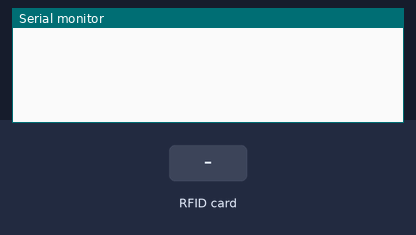
A sketch run on a simulated ESP32. Shown: the last lines printed to the serial monitor. Inputs (shaded band) come from the test bench.

Above: at 1.3 s.
1.4 s: RFID card 13 60 BC 1D held to the reader
At 2.4 s:
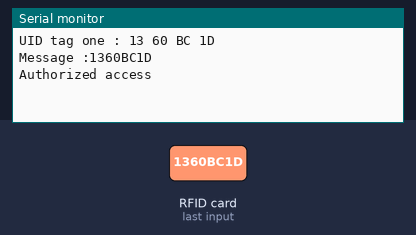
2.9 s: RFID card E3 36 CA 11 held to the reader
At 3.8 s:
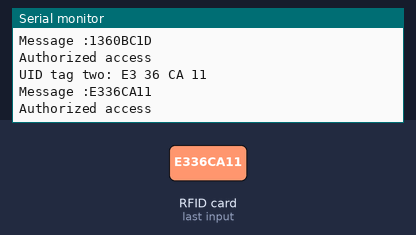
4.4 s: RFID card 5E 7A 19 C4 held to the reader
At 5.1 s:
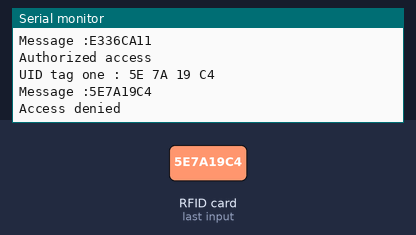
5.9 s: RFID card 13 60 BC 1D held to the reader
At 6.5 s:
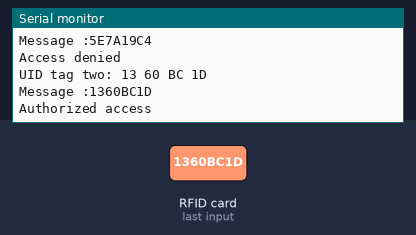
7.4 s: RFID card 5E 7A 19 C4 held to the reader
At 8.1 s:
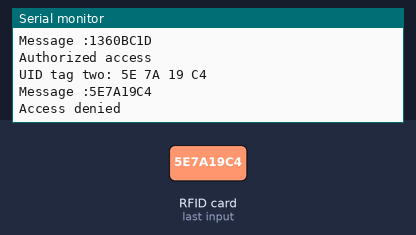
8.9 s: RFID card E3 36 CA 11 held to the reader
At 9.5 s:
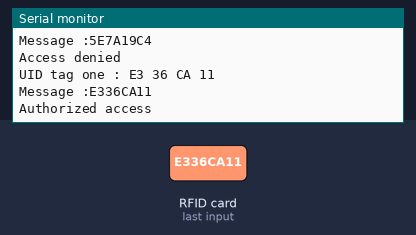

The sketch:

rfid_test.ino
```cpp
#include <SPI.h>
#include <MFRC522.h>

#define RST_PIN 22
#define SS_PIN 5
// Slave Select pin
#define RST_PIN_2 22
#define SDA_PIN_2 21  // Slave Select pin

MFRC522 mfrc522(SS_PIN, RST_PIN);        // Create MFRC522 instance
MFRC522 akrfc(SDA_PIN_2, RST_PIN_2);  // Create MFRC522 instance

void setup() {
  Serial.begin(115200);
  SPI.begin();           // Init SPI bus
  mfrc522.PCD_Init();    // Init MFRC522
  akrfc.PCD_Init();  // Init MFRC522
}

void loop() {
  rfid_one();
  rfid_two();
}

void rfid_one() {
  if (mfrc522.PICC_IsNewCardPresent() && mfrc522.PICC_ReadCardSerial()) {
    // Show UID on serial monitor
    Serial.print("UID tag one :");
    String content = "";
    byte letter;
    for (byte i = 0; i < mfrc522.uid.size; i++) {
      Serial.print(mfrc522.uid.uidByte[i] < 0x10 ? " 0" : " ");
      Serial.print(mfrc522.uid.uidByte[i], HEX);
      content.concat(String(mfrc522.uid.uidByte[i] < 0x10 ? "0" : ""));
      content.concat(String(mfrc522.uid.uidByte[i], HEX));
    }
    Serial.println();
    Serial.print("Message :");
    content.toUpperCase();
    Serial.println(content);
    if (content == "1360BC1D") {
      Serial.println("Authorized access");
      // Perform actions for authorized access here
    } else if (content == "E336CA11") {
      Serial.println("Authorized access");
    } else {
      Serial.println("Access denied");
    }
    delay(1000);
  }
}

void rfid_two() {
  if (akrfc.PICC_IsNewCardPresent() && akrfc.PICC_ReadCardSerial()) {
    // Show UID on serial monitor
    Serial.print("UID tag two:");
    String content = "";
    byte letter;
    for (byte i = 0; i < akrfc.uid.size; i++) {
      Serial.print(akrfc.uid.uidByte[i] < 0x10 ? " 0" : " ");
      Serial.print(akrfc.uid.uidByte[i], HEX);
      content.concat(String(akrfc.uid.uidByte[i] < 0x10 ? "0" : ""));
      content.concat(String(akrfc.uid.uidByte[i], HEX));
    }
    Serial.println();
    Serial.print("Message :");
    content.toUpperCase();
    Serial.println(content);
    if (content == "1360BC1D") {
      Serial.println("Authorized access");
      // Perform actions for authorized access here
    } else if (content == "E336CA11") {
      Serial.println("Authorized access");
    } else {
      Serial.println("Access denied");
    }
    delay(1000);
  }
}


// #include <SPI.h>
// #include <MFRC522.h>

// #define SS_PIN  21  // ESP32 pin GPIO5
// #define RST_PIN 22 // ESP32 pin GPIO27

// MFRC522 rfid(SS_PIN, RST_PIN);

// void setup() {
//   Serial.begin(9600);
//   SPI.begin(); // init SPI bus
//   rfid.PCD_Init(); // init MFRC522

//   Serial.println("Tap an RFID/NFC tag on the RFID-RC522 reader");
// }

// void loop() {
//   if (rfid.PICC_IsNewCardPresent()) { // new tag is available
//     if (rfid.PICC_ReadCardSerial()) { // NUID has been readed
//       MFRC522::PICC_Type piccType = rfid.PICC_GetType(rfid.uid.sak);
//       Serial.print("RFID/NFC Tag Type: ");
//       Serial.println(rfid.PICC_GetTypeName(piccType));

//       // print UID in Serial Monitor in the hex format
//       Serial.print("UID:");
//       for (int i = 0; i < rfid.uid.size; i++) {
//         Serial.print(rfid.uid.uidByte[i] < 0x10 ? " 0" : " ");
//         Serial.print(rfid.uid.uidByte[i], HEX);
//       }
//       Serial.println();

//       rfid.PICC_HaltA(); // halt PICC
//       rfid.PCD_StopCrypto1(); // stop encryption on PCD
//     }
//   }
// }
```

Measured:
- after the input at 1.4 s, the serial monitor: prints a new line at once (image 1)
- after the input at 2.9 s, the serial monitor: prints a new line at once (image 2)
- after the input at 4.4 s, the serial monitor: prints a new line at once (image 3)
- after the input at 5.9 s, the serial monitor: prints a new line at once (image 4)
- after the input at 7.4 s, the serial monitor: prints a new line at once (image 5)
- after the input at 8.9 s, the serial monitor: prints a new line at once (image 6)
